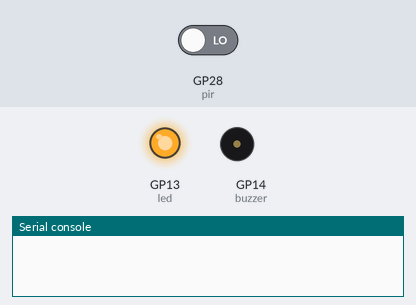
The program below on a simulated Raspberry Pi Pico running CircuitPython. On the bench: output pins drawn as LEDs (lit = HIGH), buzzer (waves = sounding), the last lines printed to the serial console. The test bench sets the inputs (shaded band); at power-on: GP28 (pir) LOW.

Above: at 1.2 s.
1.3 s: GP28 (pir) driven HIGH
At 2.05 s:
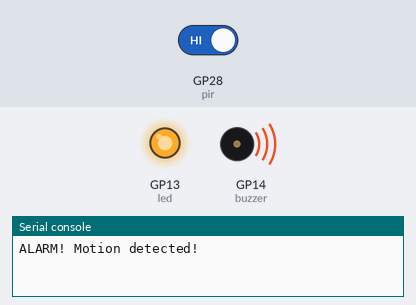
4.3 s: GP28 (pir) driven LOW
At 5.3 s:
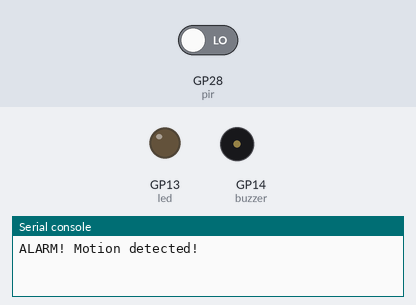
Timing chart, 0 to 13.3 s (numbered marks = the images above; inputs shaded):
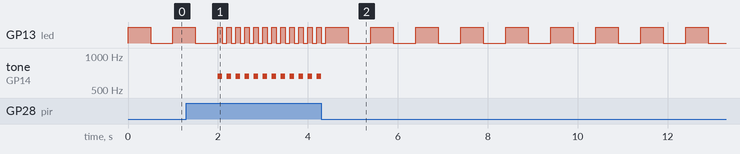

Measured:
- after the input at 1.3 s, tone on GP14 (buzzer): alternates 660 Hz for 0.10 s and silent for 0.10 s, starting after 0.70 s
- after the input at 4.3 s, tone on GP14 (buzzer): goes on until 4.3 s, then stays silent
- by itself, GP13 (led): repeats every 1.0 s: HIGH 0.50 s, LOW 0.50 s

The program:

code.py
```python
"""
A burglar alarm example for Pico. Slow flashing LED indicates alarm is ready. Quick flashing LED
and beeping buzzer indicate alarm has been triggered.

REQUIRED HARDWARE:
* PIR sensor on pin GP28.
* LED on pin GP13.
* Piezo buzzer on pin GP14.
"""
import time
import board
import digitalio
import pwmio

pir = digitalio.DigitalInOut(board.GP28)
pir.direction = digitalio.Direction.INPUT
led = digitalio.DigitalInOut(board.GP13)
led.direction = digitalio.Direction.OUTPUT
buzzer = pwmio.PWMOut(board.GP14, frequency=660, duty_cycle=0, variable_frequency=True)

motion_detected = False
while True:
    if pir.value and not motion_detected:
        print("ALARM! Motion detected!")
        motion_detected = True

    if pir.value:
        led.value = True
        buzzer.duty_cycle = 2 ** 15
        time.sleep(0.1)
        led.value = False
        buzzer.duty_cycle = 0
        time.sleep(0.1)

    else:
        motion_detected = False
        led.value = True
        time.sleep(0.5)
        led.value = False
        time.sleep(0.5)
```
